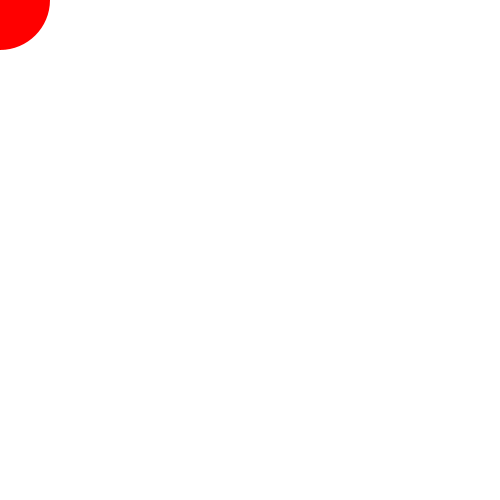
Frame 1 (no input)
Frame 60 (the mouse pressed at the canvas centre just before this capture): identical to frame 1, image omitted
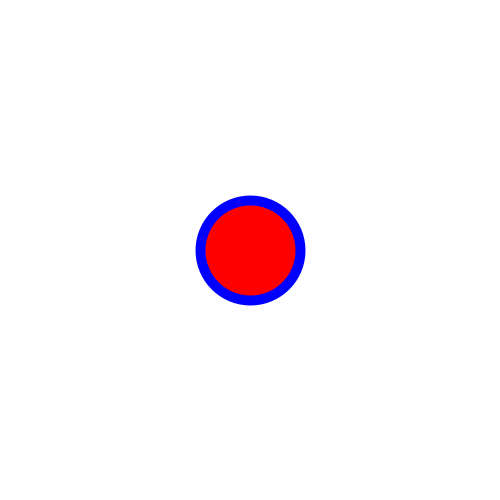
Frame 120 (the mouse held since frame 60 and released just before this capture)

The Processing sketch that drew these frames (run headless with seeded random() and noise(); from frame 60 on, the mouse is pressed at the canvas centre):

// Processing sketch: sketch_05_Fill_Stroke
// ── sketch_05_Fill_Stroke.pde
void setup(){
  size(500, 500);
}

void draw(){
  // white background
  background(255, 255, 255);
  
  // red fill!
  fill(255,0,0);
  
  // draw a blue stroke if the mouse is pressed
  if(mousePressed){
    stroke(0, 0, 255);
    strokeWeight(10); // 10px thick
  }
  else{
    noStroke();
  }
  
  ellipse(mouseX, mouseY, 100, 100);
}
